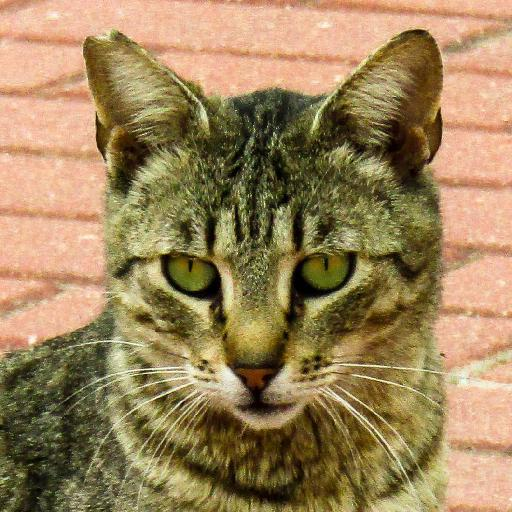
#> input picture RF & XGBoost/dataset/cat/cat1184.jpg, 512 x 512 px; its folder holds only this picture in this run
$ python RF.py
#> lines starting #> are read from the running program, lines starting #| are printed output that depends on the picture
import os
import cv2
import numpy as np
import matplotlib.pyplot as plt
from sklearn.ensemble import RandomForestClassifier
from sklearn.metrics import classification_report, confusion_matrix, accuracy_score
from sklearn.model_selection import train_test_split
from skimage.feature import hog

# إعدادات البيانات
data_dir = 'dataset'  # غيّر المسار حسب مكان الصور
categories = ['cat', 'dog', 'horse', 'lion', 'elephant']
img_size = 128  # تم تكبير حجم الصورة

def load_data(use_hog=True):
#> called with use_hog = True
    data = []
    labels = []
    originals = []

    for idx, category in enumerate(categories):
        path = os.path.join(data_dir, category)
        for img_name in os.listdir(path):
            img_path = os.path.join(path, img_name)
            img = cv2.imread(img_path)
#> img is the input picture: shape (512, 512, 3); mean B, G, R 91, 131.8, 156.8
            if img is None:
                continue
            img = cv2.resize(img, (img_size, img_size))
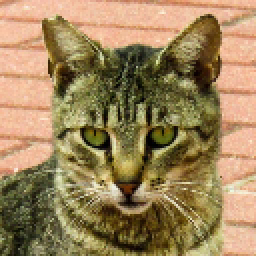
#> img: shape (128, 128, 3) (shown 2 times larger); mean B, G, R 91.2, 132, 156.9
            gray = cv2.cvtColor(img, cv2.COLOR_BGR2GRAY)
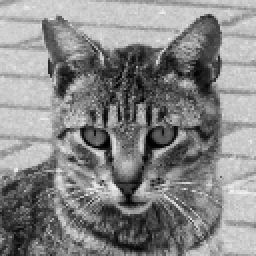
#> gray: shape (128, 128) (shown 2 times larger); min 1, max 242, mean 134.8
            gray = cv2.equalizeHist(gray)  # تحسين التباين
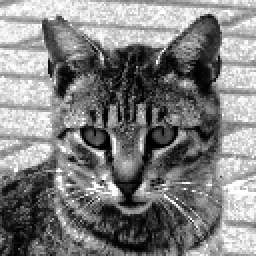
#> gray: shape (128, 128) (shown 2 times larger); min 0, max 255, mean 128.2

            if use_hog:
                features, _ = hog(
                    gray,
                    pixels_per_cell=(8, 8),
                    cells_per_block=(2, 2),
                    block_norm='L2-Hys',
                    visualize=True
                )
#> features = 8100 values, max 0.327 at index 6846, min 0 at index 413, mean 0.147
            else:
                features = gray.flatten()

            data.append(features)
            labels.append(idx)
            originals.append(gray)
#> pass 2 of the loop in load_data, `for idx, category in enumerate(categories):`:
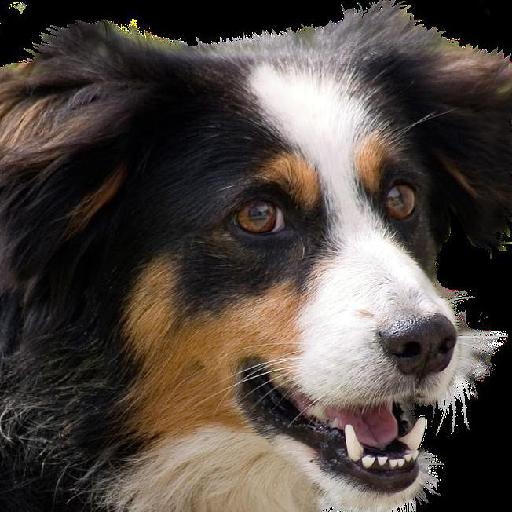
#> input picture RF & XGBoost/dataset/dog/dog1025.jpg, 512 x 512 px
#> in load_data, img is the input picture: shape (512, 512, 3); mean B, G, R 65.4, 70.9, 79.9
#> in load_data, `img = cv2.resize(img, (img_size, img_size))`:
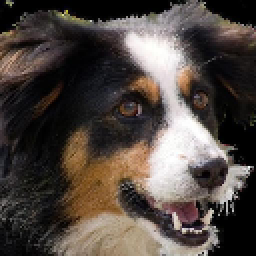
#> img: shape (128, 128, 3) (shown 2 times larger); mean B, G, R 65.5, 71, 80
#> in load_data, `gray = cv2.equalizeHist(gray)`:
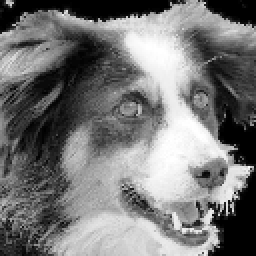
#> gray: shape (128, 128) (shown 2 times larger); min 0, max 255, mean 118.3
#> features = 8100 values, max 0.707 at index 8064, min 0 at index 8, mean 0.137

    return np.array(data), np.array(labels), originals

# تحميل البيانات
#> (the run stopped early here; a loop or call above may not have finished)
